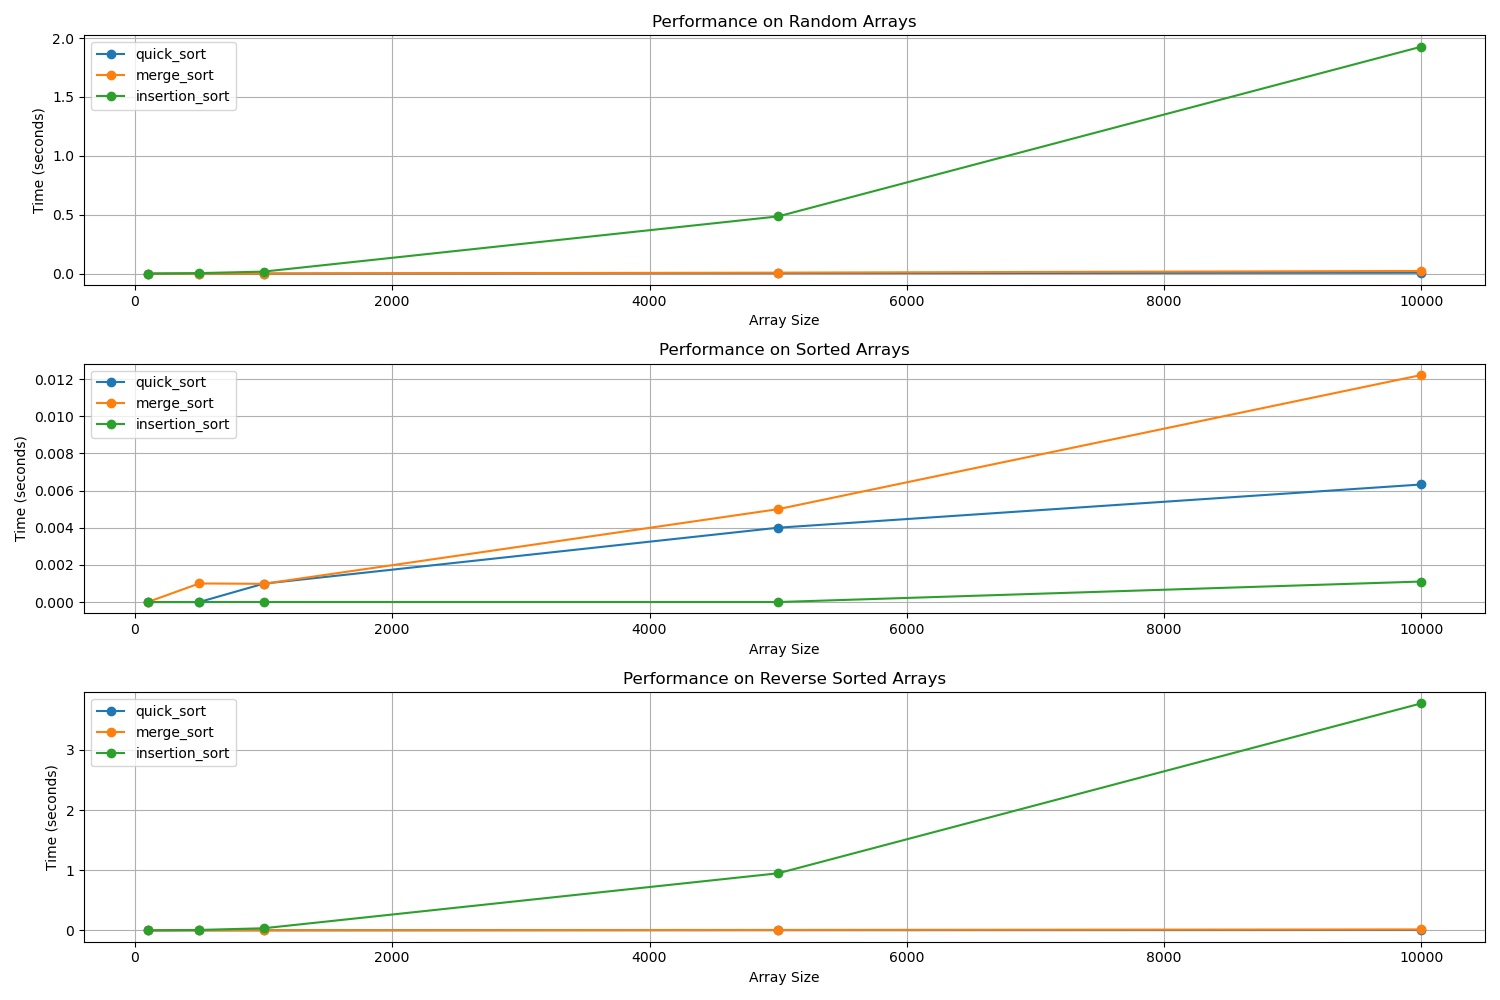

The Python source for this figure:
from sorting_algorithms import quick_sort, merge_sort, insertion_sort, measure_time, generate_test_arrays
import matplotlib.pyplot as plt
import numpy as np

def analyze_performance():
    # Test sizes to analyze
    sizes = [100, 500, 1000, 5000, 10000]
    
    # Dictionary to store results
    results = {
        'quick_sort': {'random': [], 'sorted': [], 'reverse': []},
        'merge_sort': {'random': [], 'sorted': [], 'reverse': []},
        'insertion_sort': {'random': [], 'sorted': [], 'reverse': []}
    }
    
    # Run tests for each size
    for size in sizes:
        print(f"\nTesting with array size: {size}")
        
        # Generate test arrays
        random_arr, sorted_arr, reverse_arr = generate_test_arrays(size)
        
        # Test each sorting algorithm
        for sort_name, sort_func in [
            ('quick_sort', quick_sort),
            ('merge_sort', merge_sort),
            ('insertion_sort', insertion_sort)
        ]:
            # Test random array
            time_random = measure_time(sort_func, random_arr)
            results[sort_name]['random'].append(time_random)
            
            # Test sorted array
            time_sorted = measure_time(sort_func, sorted_arr)
            results[sort_name]['sorted'].append(time_sorted)
            
            # Test reverse sorted array
            time_reverse = measure_time(sort_func, reverse_arr)
            results[sort_name]['reverse'].append(time_reverse)
            
            print(f"{sort_name}:")
            print(f"  Random array: {time_random:.6f} seconds")
            print(f"  Sorted array: {time_sorted:.6f} seconds")
            print(f"  Reverse sorted array: {time_reverse:.6f} seconds")
    
    # Plot results
    plot_results(sizes, results)

def plot_results(sizes, results):
    plt.figure(figsize=(15, 10))
    
    # Plot for random arrays
    plt.subplot(3, 1, 1)
    for sort_name in results:
        plt.plot(sizes, results[sort_name]['random'], marker='o', label=sort_name)
    plt.title('Performance on Random Arrays')
    plt.xlabel('Array Size')
    plt.ylabel('Time (seconds)')
    plt.legend()
    plt.grid(True)
    
    # Plot for sorted arrays
    plt.subplot(3, 1, 2)
    for sort_name in results:
        plt.plot(sizes, results[sort_name]['sorted'], marker='o', label=sort_name)
    plt.title('Performance on Sorted Arrays')
    plt.xlabel('Array Size')
    plt.ylabel('Time (seconds)')
    plt.legend()
    plt.grid(True)
    
    # Plot for reverse sorted arrays
    plt.subplot(3, 1, 3)
    for sort_name in results:
        plt.plot(sizes, results[sort_name]['reverse'], marker='o', label=sort_name)
    plt.title('Performance on Reverse Sorted Arrays')
    plt.xlabel('Array Size')
    plt.ylabel('Time (seconds)')
    plt.legend()
    plt.grid(True)
    
    plt.tight_layout()
    plt.savefig('performance_reference.png')
    plt.close()

if __name__ == "__main__":
    print("Starting performance analysis...")
    analyze_performance()
    print("\nAnalysis complete! Results have been saved to 'performance_reference.png'") 